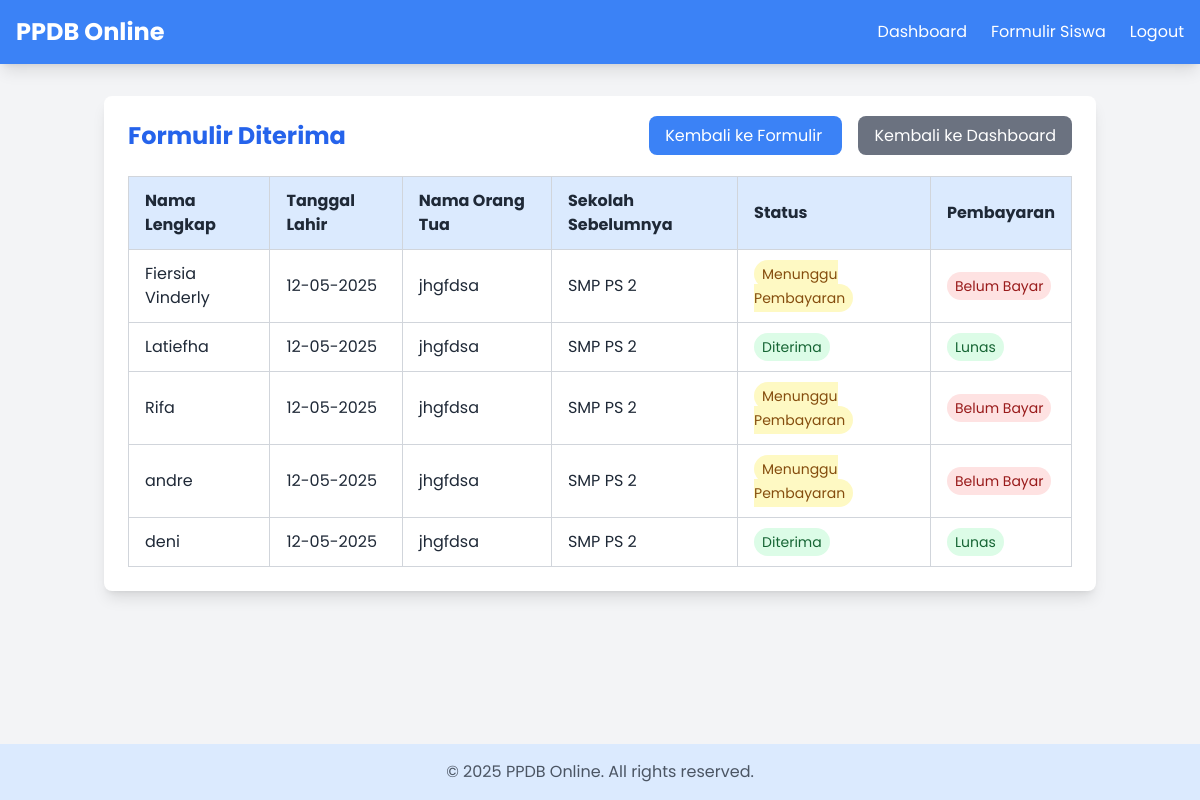
/admin/accepted_forms (signed in), run on an earlier commit of the app's database.
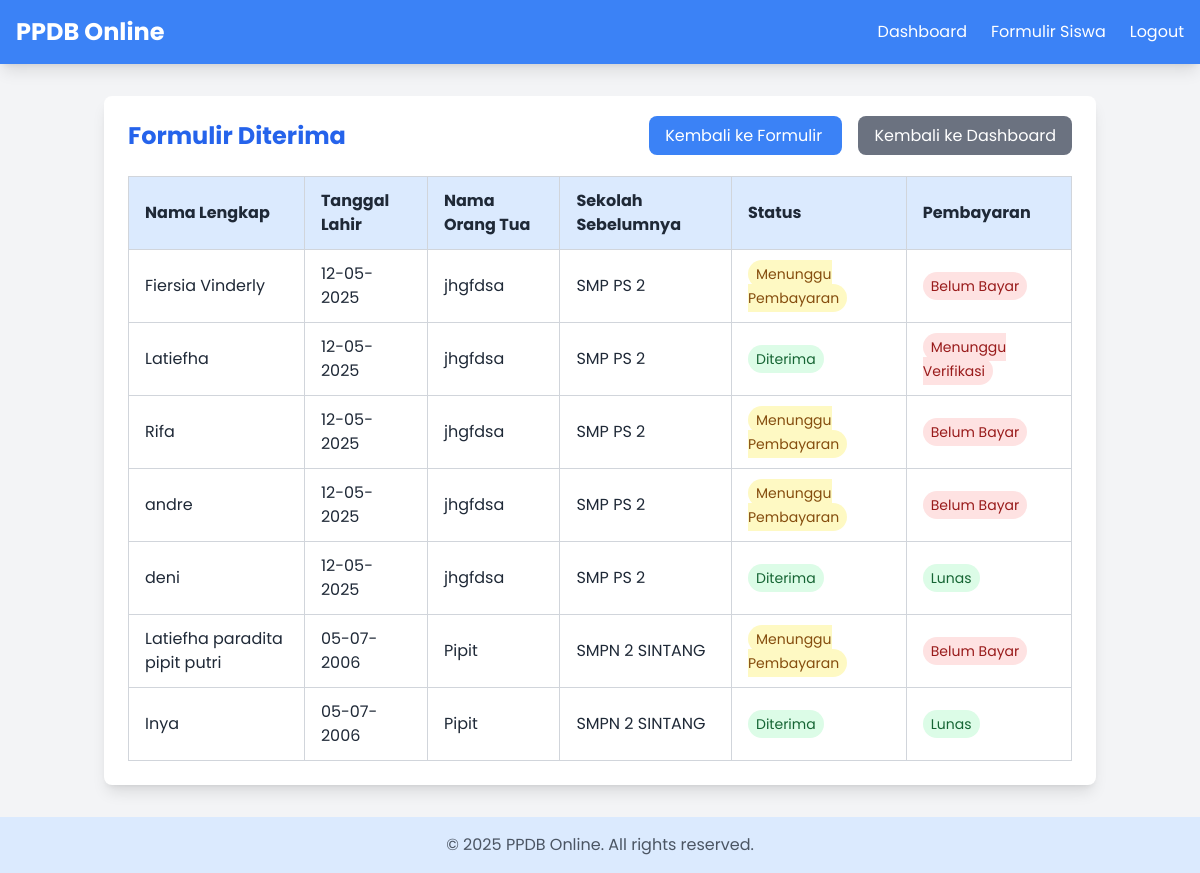
And on a later commit of the database.
### app/models.py (models this page shows, shortened)
class StudentForm(db.Model):
    __tablename__ = 'student_forms'
    id = db.Column(db.Integer, primary_key=True)
    user_id = db.Column(db.Integer, db.ForeignKey('users.id'), nullable=False)
    full_name = db.Column(db.String(100), nullable=False)
    gender = db.Column(db.String(1), nullable=False)
    birth_place = db.Column(db.String(100), nullable=False)
    birth_date = db.Column(db.Date, nullable=False)
    religion = db.Column(db.String(20), nullable=False)
    nisn = db.Column(db.String(20), nullable=False)
    father_name = db.Column(db.String(100), nullable=False)
    mother_name = db.Column(db.String(100), nullable=False)
    parent_phone = db.Column(db.String(15), nullable=False)
    parent_occupation = db.Column(db.String(100), nullable=False)
    address = db.Column(db.Text, nullable=False)
    previous_school = db.Column(db.String(100), nullable=False)
    achievement_file = db.Column(db.String(255), nullable=True)
    status = db.Column(db.String(20), default='Menunggu')
    payment_proof = db.Column(db.String(255), nullable=True)
    payment_status = db.Column(db.String(20), default='Belum Bayar')
    created_at = db.Column(db.DateTime, default=datetime.utcnow)
    user = db.relationship('User', backref='forms')
    accepted_record = db.relationship('AcceptedStudent', backref='form',
                                    uselist=False, cascade='all, delete-orphan')
    rejected_record = db.relationship('RejectedStudent', backref='form',
                                    uselist=False, cascade='all, delete-orphan')
    spp_payments = db.relationship('PaymentSPP', backref='student',
                                 lazy='dynamic', cascade='all, delete-orphan')

### app/routes/admin.py (the view)
    def wrapper(*args, **kwargs):
        if not current_user.is_authenticated or not current_user.is_admin:
            flash("Anda tidak memiliki akses ke halaman ini.", "danger")
            return redirect(url_for('main.index'))
        return func(*args, **kwargs)

### app/routes/admin.py (called while the page is built)
def admin_required(func):
    def wrapper(*args, **kwargs):
        if not current_user.is_authenticated or not current_user.is_admin:
            flash("Anda tidak memiliki akses ke halaman ini.", "danger")
            return redirect(url_for('main.index'))
        return func(*args, **kwargs)
    wrapper.__name__ = func.__name__
    return wrapper

@admin_bp.route('/accepted_forms', methods=['GET'])
@login_required
@admin_required
def accepted_forms():
    all_forms = StudentForm.query.all()
    print("\nAll forms in database:")
    for f in all_forms:
        print(f"ID: {f.id}, Name: {f.full_name}, Status: {f.status}, Payment: {f.payment_status}")
    forms = StudentForm.query.filter(
        StudentForm.status.in_(["Diterima", "Menunggu Pembayaran"])
    ).all()
    print("\nAccepted forms:")
    for f in forms:
        print(f"ID: {f.id}, Name: {f.full_name}, Status: {f.status}, Payment: {f.payment_status}")
    return render_template('accepted_forms.html', forms=forms)

### app/templates/accepted_forms.html (shortened to what the changed rows need)
<!DOCTYPE html>
<html lang="id">
<head>
    <script src="https://cdn.tailwindcss.com"></script>
</head>
<body class="bg-gray-100 text-gray-800 min-h-screen flex flex-col">
    <div class="container mx-auto px-4 py-8">
        <div class="max-w-6xl mx-auto bg-white rounded-lg shadow-lg p-6">
            <div class="flex justify-between items-center mb-6">
                <h2 class="text-2xl font-bold text-blue-600">Formulir Diterima</h2>
            </div>
            <div class="overflow-x-auto">
                <table class="w-full text-left text-gray-800 border-collapse">
                    <thead>
                        <tr class="bg-blue-100">
                            <th class="py-3 px-4 border border-gray-300">Nama Lengkap</th>
                            <th class="py-3 px-4 border border-gray-300">Tanggal Lahir</th>
                            <th class="py-3 px-4 border border-gray-300">Nama Orang Tua</th>
                            <th class="py-3 px-4 border border-gray-300">Sekolah Sebelumnya</th>
                            <th class="py-3 px-4 border border-gray-300">Status</th>
                            <th class="py-3 px-4 border border-gray-300">Pembayaran</th>
                        </tr>
                    </thead>
                    <tbody>
                        {% if forms %}
                            {% for form in forms %}
                            <tr class="hover:bg-gray-50">
                                <td class="py-3 px-4 border border-gray-300">{{ form.full_name }}</td>
                                <td class="py-3 px-4 border border-gray-300">
                                    {% if form.birth_date %}
                                        {{ form.birth_date.strftime('%d-%m-%Y') }}
                                    {% else %}
                                        -
                                    {% endif %}
                                </td>
                                <td class="py-3 px-4 border border-gray-300">{{ form.father_name }}</td>
                                <td class="py-3 px-4 border border-gray-300">{{ form.previous_school }}</td>
                                <td class="py-3 px-4 border border-gray-300">
                                    <span class="px-2 py-1 rounded-full text-sm
                                        {% if form.status == 'Menunggu Pembayaran' %}
                                            bg-yellow-100 text-yellow-800
                                        {% else %}
                                            bg-green-100 text-green-800
                                        {% endif %}">
                                        {{ form.status }}
                                    </span>
                                </td>
                                <td class="py-3 px-4 border border-gray-300">
                                    <span class="px-2 py-1 rounded-full text-sm
                                        {% if form.payment_status == 'Lunas' %}
                                            bg-green-100 text-green-800
                                        {% else %}
                                            bg-red-100 text-red-800
                                        {% endif %}">
                                        {{ form.payment_status or 'Belum Bayar' }}
                                    </span>
                                </td>
                            </tr>
                            {% endfor %}
                        {% else %}
                            <tr>
                                <td colspan="6" class="py-8 text-center text-gray-500">
                                    Tidak ada formulir yang diterima saat ini.
                                </td>
                            </tr>
                        {% endif %}
                    </tbody>
                </table>
            </div>
        </div>
    </div>
</body>
</html>

What changed in the data, as far as the page shows it:
changed StudentForm "Latiefha": payment_status "Lunas" → "Menunggu Verifikasi"
added StudentForm: full_name "Latiefha paradita pipit putri", birth_date "05-07-2006", father_name "Pipit", previous_school "SMPN 2 SINTANG", status "Menunggu Pembayaran", payment_status "Belum Bayar"
added StudentForm: full_name "Inya", birth_date "05-07-2006", father_name "Pipit", previous_school "SMPN 2 SINTANG", status "Diterima", payment_status "Lunas"
